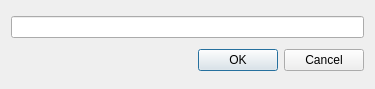
<?xml version="1.0" encoding="UTF-8"?>
<ui version="4.0">
 <class>DialogSave</class>
 <widget class="QDialog" name="DialogSave">
  <property name="geometry">
   <rect>
    <x>0</x>
    <y>0</y>
    <width>375</width>
    <height>89</height>
   </rect>
  </property>
  <property name="windowTitle">
   <string>Save As..</string>
  </property>
  <layout class="QVBoxLayout" name="verticalLayout">
   <item>
    <widget class="QLineEdit" name="lineEdit"/>
   </item>
   <item>
    <widget class="QDialogButtonBox" name="buttonBox">
     <property name="standardButtons">
      <set>QDialogButtonBox::Cancel|QDialogButtonBox::Ok</set>
     </property>
    </widget>
   </item>
  </layout>
 </widget>
 <resources/>
 <connections>
  <connection>
   <sender>buttonBox</sender>
   <signal>accepted()</signal>
   <receiver>DialogSave</receiver>
   <slot>accept()</slot>
   <hints>
    <hint type="sourcelabel">
     <x>267</x>
     <y>61</y>
    </hint>
    <hint type="destinationlabel">
     <x>187</x>
     <y>44</y>
    </hint>
   </hints>
  </connection>
  <connection>
   <sender>buttonBox</sender>
   <signal>rejected()</signal>
   <receiver>DialogSave</receiver>
   <slot>reject()</slot>
   <hints>
    <hint type="sourcelabel">
     <x>267</x>
     <y>61</y>
    </hint>
    <hint type="destinationlabel">
     <x>187</x>
     <y>44</y>
    </hint>
   </hints>
  </connection>
 </connections>
</ui>
